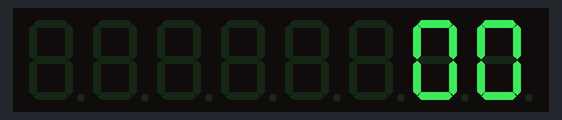
A sketch run on a simulated Arduino Uno, built with avr-gcc and run on an emulated ATmega328P. Shown: 8-digit seven-segment display.

Above: at 0.22 s.
At 4.73 s:
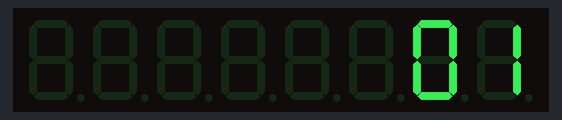
At 9.69 s:
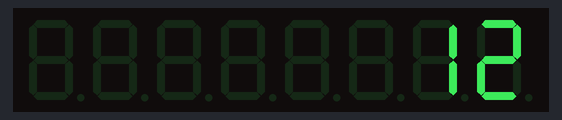
At 19.6 s:
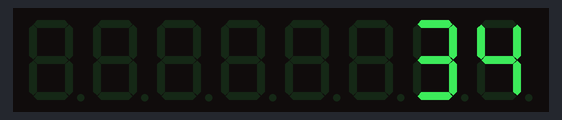
At 29.52 s:
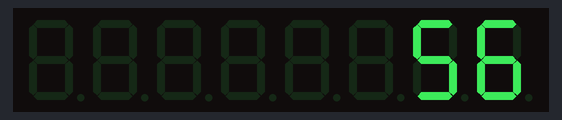
At 39.44 s:
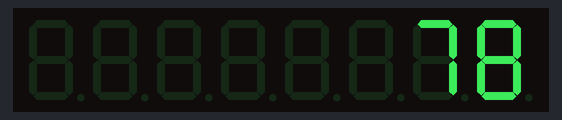

The sketch:

7seg_test.ino
```cpp
//increments 7-seg display

#include "LedControl.h"
LedControl lc=LedControl(11,13,10,1);
unsigned long delaytime=450;

void setup() {
  lc.shutdown(0,false);
  lc.setIntensity(0,8);
  lc.clearDisplay(0);
}

void loop() {
  for(int i=0;i<9999;i++) {
    lc.setDigit(0,0,((int)i/10*10-(int)i/100*100)/10,false);
    lc.setDigit(0,1,i-(int)i/10*10,false);
    delay(delaytime);
    //only two digits are needed
/*
    lc.setDigit(0,2,((int)i/10*10-(int)i/100*100)/10,false);
    lc.setDigit(0,3,i-(int)i/10*10,false);
    delay(delaytime);
*/
  }
}
```

Measured:
- what the display in image 1 shows lasts 0.5 s, from 4.5 s to 5.0 s
